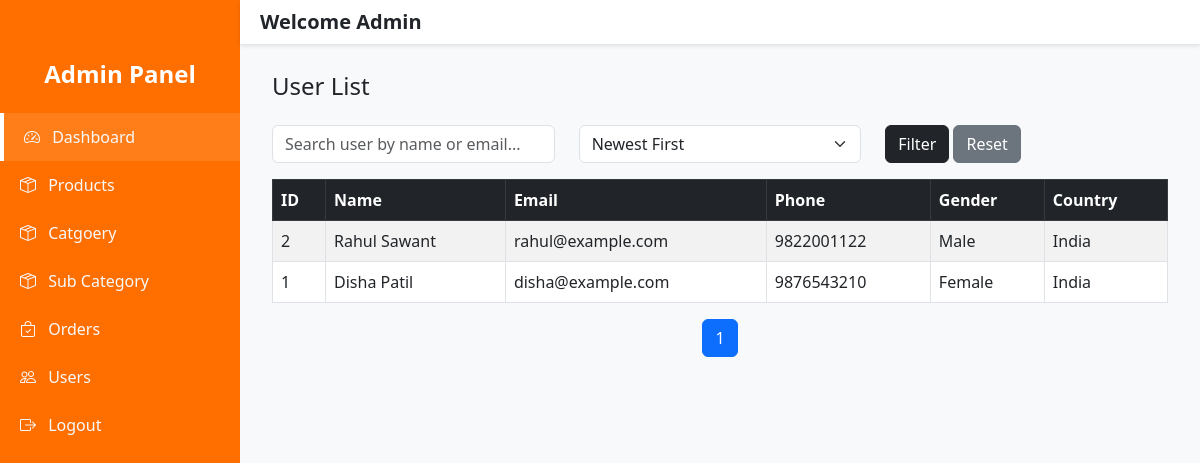
Screenshot of /admin/usersList.php (signed in) with the database file from the repository.
### tables this page shows
CREATE TABLE `user_registration` (
    `id` INT AUTO_INCREMENT PRIMARY KEY,
    `first_name` VARCHAR(100) NOT NULL,
    `last_name` VARCHAR(100) NOT NULL,
    `email` VARCHAR(150) NOT NULL UNIQUE,
    `password` VARCHAR(255) NOT NULL,
    `phone` VARCHAR(50) DEFAULT NULL,
    `birthdate` DATE DEFAULT NULL,
    `gender` VARCHAR(20) DEFAULT NULL,
    `address` TEXT DEFAULT NULL,
    `city` VARCHAR(100) DEFAULT NULL,
    `region` VARCHAR(100) DEFAULT NULL,
    `postal` VARCHAR(20) DEFAULT NULL,
    `country` VARCHAR(100) DEFAULT NULL,
    `created_at` TIMESTAMP DEFAULT CURRENT_TIMESTAMP
);

### admin/usersList.php (the view, shortened to what this page needs)
<?php
include('header.php');
$search = isset($_GET['search']) ? trim($_GET['search']) : '';
$sort = isset($_GET['sort']) ? $_GET['sort'] : 'id_desc';
$sort_column = 'id';
$sort_order = 'DESC';
$limit = 5;
$page = isset($_GET['page']) ? (int)$_GET['page'] : 1;
$offset = ($page - 1) * $limit;
$count_sql = "SELECT COUNT(*) AS total FROM user_registration
              WHERE first_name LIKE '%$search%' OR last_name LIKE '%$search%' OR email LIKE '%$search%'";
$count_result = mysqli_query($conn, $count_sql);
$total_rows = mysqli_fetch_assoc($count_result)['total'];
$total_pages = ceil($total_rows / $limit);
$sql = "SELECT * FROM user_registration
        WHERE first_name LIKE '%$search%' OR last_name LIKE '%$search%' OR email LIKE '%$search%'
        ORDER BY $sort_column $sort_order
        LIMIT $offset, $limit";
$result = mysqli_query($conn, $sql);
?>
<div class="content pt-5">
    <div class="container mt-4">
        <div class="d-flex justify-content-between align-items-center mb-3">
            <h4>User List</h4>
        </div>
        <form class="row mb-3" method="GET">
            <div class="col-md-4">
                <input type="text" name="search" value="<?= htmlspecialchars($search) ?>" class="form-control" placeholder="Search user by name or email...">
            </div>
            <div class="col-md-4">
                <select name="sort" class="form-select" onchange="this.form.submit()">
                    <option value="id_desc" <?= $sort == 'id_desc' ? 'selected' : '' ?>>Newest First</option>
                </select>
            </div>
            <div class="col-md-4">
                <button type="submit" class="btn btn-dark">Filter</button>
                <a href="userList.php" class="btn btn-secondary">Reset</a>
            </div>
        </form>
        <table class="table table-bordered table-striped">
            <thead class="table-dark">
                <tr>
                    <th>ID</th>
                    <th>Name</th>
                    <th>Email</th>
                    <th>Phone</th>
                    <th>Gender</th>
                    <th>Country</th>
                </tr>
            </thead>
            <tbody>
                <?php if (mysqli_num_rows($result) > 0): ?>
                    <?php while ($row = mysqli_fetch_assoc($result)): ?>
                        <tr>
                            <td><?= $row['id'] ?></td>
                            <td><?= $row['first_name'] . ' ' . $row['last_name'] ?></td>
                            <td><?= $row['email'] ?></td>
                            <td><?= $row['phone'] ?></td>
                            <td><?= $row['gender'] ?></td>
                            <td><?= $row['country'] ?></td>
                        </tr>
                    <?php endwhile; ?>
                <?php else: ?>
                    <tr><td colspan="6" class="text-center">No users found.</td></tr>
                <?php endif; ?>
            </tbody>
        </table>
        <nav>
            <ul class="pagination justify-content-center">
                <?php for ($i = 1; $i <= $total_pages; $i++): ?>
                    <li class="page-item <?= $i == $page ? 'active' : '' ?>">
                        <a class="page-link" href="?search=<?= urlencode($search) ?>&sort=<?= $sort ?>&page=<?= $i ?>"><?= $i ?></a>
                    </li>
                <?php endfor; ?>
            </ul>
        </nav>
    </div>
</div>
<?php include('footer.php'); ?>

### admin/header.php (style rules this page uses)
body { font-family: 'Segoe UI', sans-serif; background-color: #f8f9fa; overflow-x: hidden; }
.content { margin-left: 240px; padding: 20px; transition: margin-left 0.3s ease; }

### rows the page displays
user_registration: id "2", first_name "Rahul", last_name "Sawant", email "rahul@example.com", phone "9822001122", gender "Male", country "India"
user_registration: id "1", first_name "Disha", last_name "Patil", email "disha@example.com", phone "9876543210", gender "Female", country "India"
